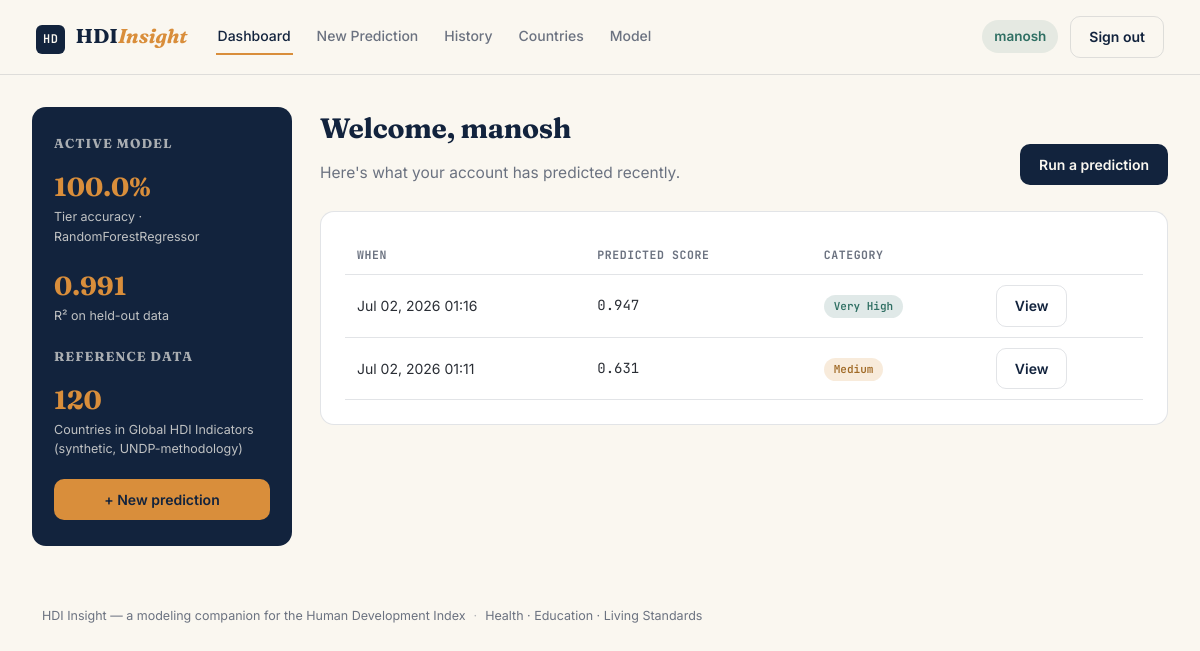
Page /dashboard (signed in) on the earlier database version.
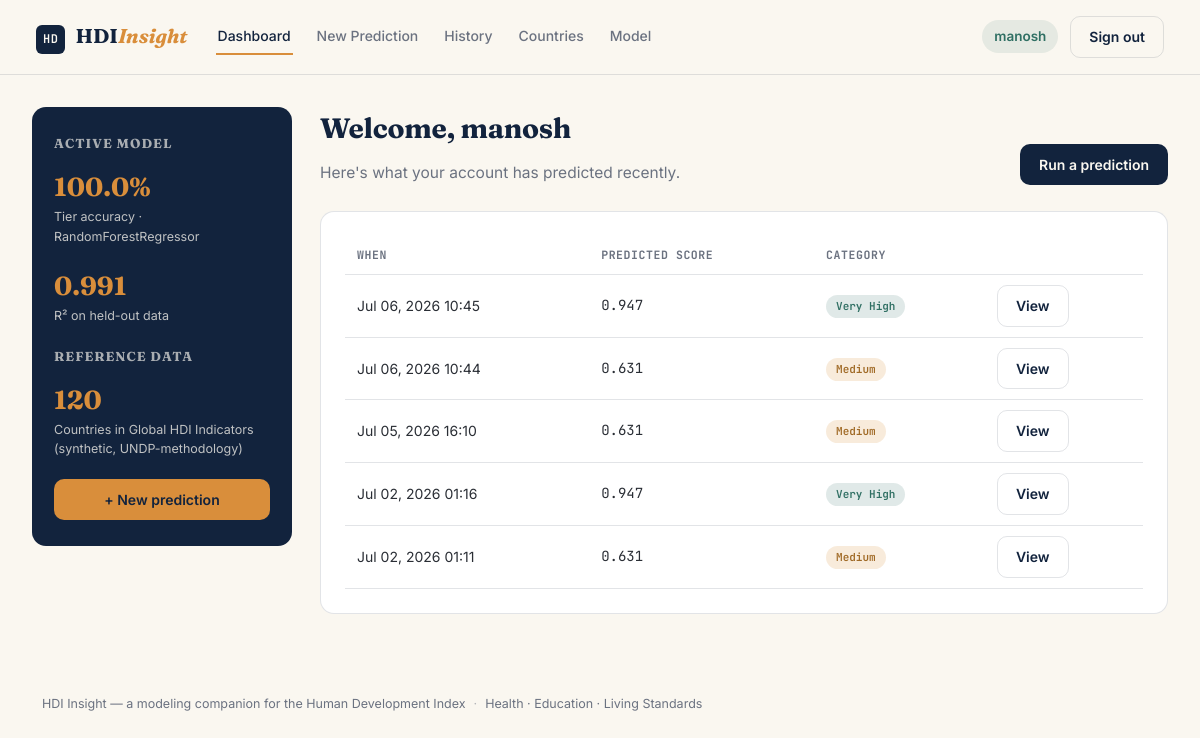
Same page on the later database version.
### models.py (models this page shows)
class HDIPrediction(db.Model):
    __tablename__ = "hdi_prediction"
    prediction_id = db.Column(db.Integer, primary_key=True)
    input_id = db.Column(db.Integer, db.ForeignKey("hdi_input_data.input_id"), nullable=False)
    model_id = db.Column(db.Integer, db.ForeignKey("ml_model.model_id"), nullable=False)
    predicted_hdi_score = db.Column(db.Float, nullable=False)  # 0.000 - 1.000
    hdi_category = db.Column(db.String(50), nullable=False)    # Low / Medium / High / Very High
    prediction_time = db.Column(db.DateTime, default=datetime.utcnow)
    reports = db.relationship("VisualizationReport", backref="prediction", lazy=True)

### app.py (the view)
@app.route("/dashboard")
@login_required
def dashboard():
    my_predictions = (
        HDIPrediction.query.join(HDIInputData)
        .filter(HDIInputData.user_id == current_user.user_id)
        .order_by(HDIPrediction.prediction_time.desc())
        .limit(6)
        .all()
    )
    model = MLModel.query.order_by(MLModel.trained_at.desc()).first()
    dataset = Dataset.query.first()
    return render_template(
        "dashboard.html",
        predictions=my_predictions,
        model=model,
        dataset=dataset,
        country_count=Country.query.count(),
    )

### app.py (called while the page is built)
@login_manager.user_loader
def load_user(user_id):
    return User.query.get(int(user_id))

### templates/dashboard.html (shortened to what this page needs)
{% extends "base.html" %}
{% block content %}
<div class="app-shell">
  <aside class="sidebar">
    <h4>Active model</h4>
    <div class="metric">
      <div class="num">{{ "%.1f"|format((model.accuracy_score or 0) * 100) }}%</div>
      <div class="label">Tier accuracy &middot; {{ model.algorithm_used if model }}</div>
    </div>
    <div class="metric">
      <div class="num">{{ "%.3f"|format(model.r2_score or 0) }}</div>
      <div class="label">R&sup2; on held-out data</div>
    </div>
    <h4>Reference data</h4>
    <div class="metric">
      <div class="num">{{ country_count }}</div>
      <div class="label">Countries in {{ dataset.dataset_name if dataset else "dataset" }}</div>
    </div>
    <a class="btn btn-amber btn-block" href="{{ url_for('predict') }}">+ New prediction</a>
  </aside>
  <div class="content">
    <div class="page-head">
      <div>
        <h1>Welcome, {{ current_user.name }}</h1>
        <p>Here's what your account has predicted recently.</p>
      </div>
      <a class="btn btn-primary" href="{{ url_for('predict') }}">Run a prediction</a>
    </div>
    {% if predictions %}
      <div class="card">
        <table>
          <thead>
            <tr><th>When</th><th>Predicted score</th><th>Category</th><th></th></tr>
          </thead>
          <tbody>
            {% for p in predictions %}
              <tr>
                <td>{{ p.prediction_time.strftime("%b %d, %Y %H:%M") }}</td>
                <td class="mono">{{ "%.3f"|format(p.predicted_hdi_score) }}</td>
                <td>
                  <span class="badge tier-{{ p.hdi_category|lower|replace(' ', '-') }}">{{ p.hdi_category }}</span>
                </td>
                <td><a class="btn btn-ghost" href="{{ url_for('result', prediction_id=p.prediction_id) }}">View</a></td>
              </tr>
            {% endfor %}
          </tbody>
        </table>
      </div>
    {% else %}
      <div class="card">
        <p>You haven't run a prediction yet. <a href="{{ url_for('predict') }}">Start your first one &rarr;</a></p>
      </div>
    {% endif %}
  </div>
</div>
{% endblock %}

Differences in the rows shown:
added HDIPrediction: prediction_time "Jul 06, 2026 10:45", predicted_hdi_score "0.947", hdi_category "Very High"
added HDIPrediction: prediction_time "Jul 06, 2026 10:44", predicted_hdi_score "0.631", hdi_category "Medium"
added HDIPrediction: prediction_time "Jul 05, 2026 16:10", predicted_hdi_score "0.631", hdi_category "Medium"
